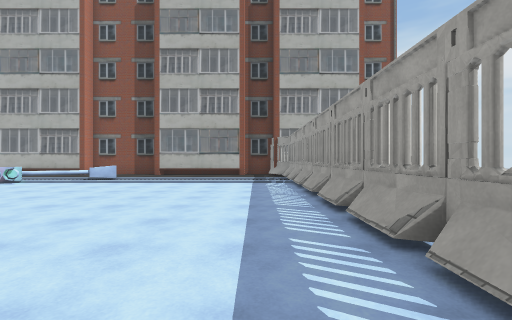
[1] (above)

18 first-person views from a walk through a scene from a Unity 3-D project. The camera is 1.4 m above the floor, looks level and sees 85° across. The floor is counted in squares, 2 m on a side. Each view is taken from the middle of a square. On the plan, view 1 faces up. The plan holds only what a view shows up to about 9 squares ahead; the rest is blank. The place goes on beyond the plan. The player is left out. Some surface patterns are stand-ins.

[2]
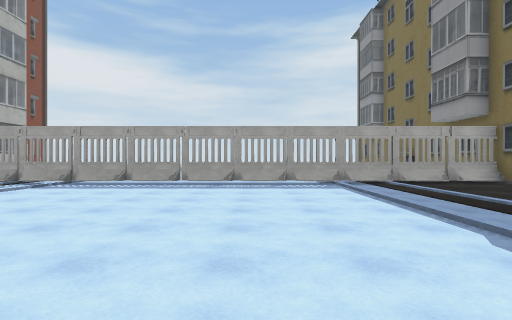

[3]
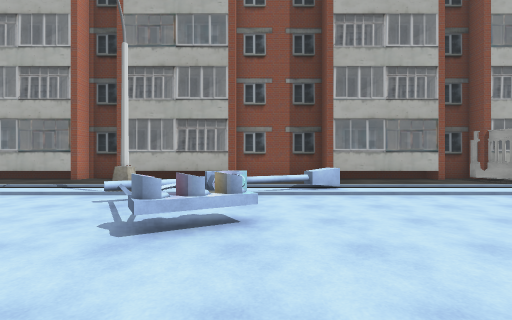

[4]
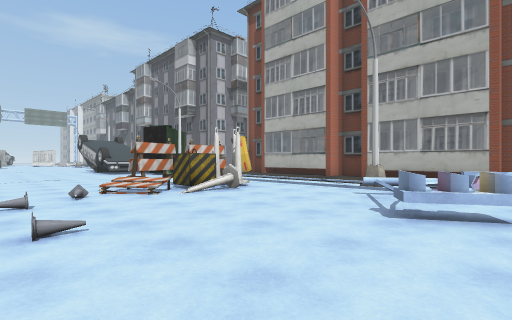

[5]
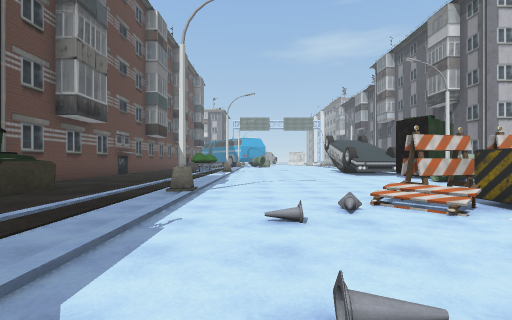

[6]
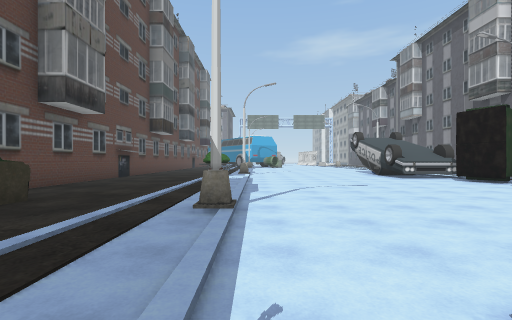

[7]
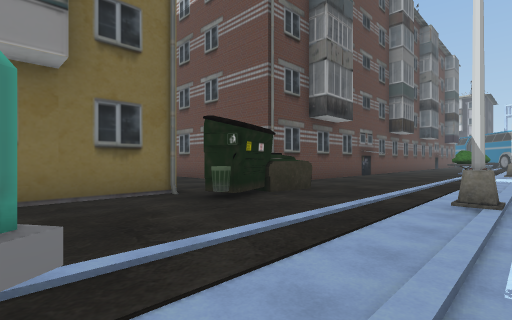

[8]
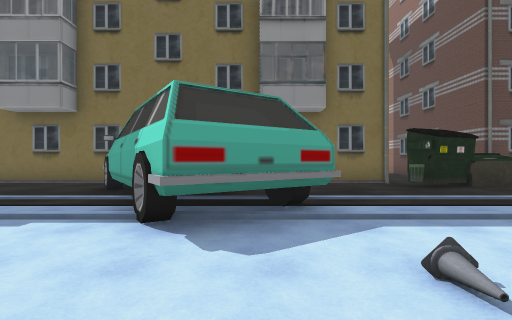

[9]
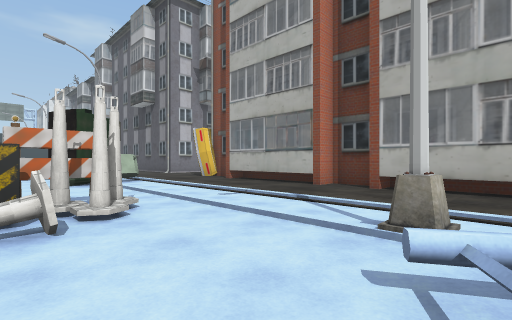

[10]
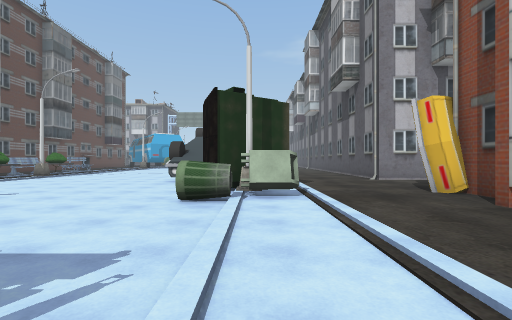

[11]
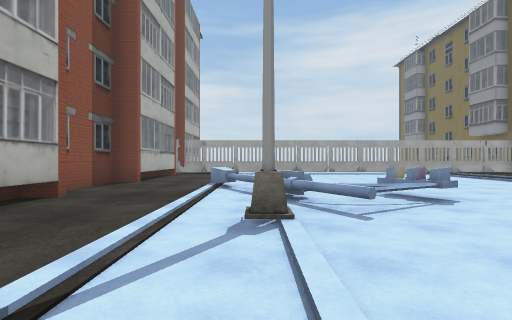

[12]
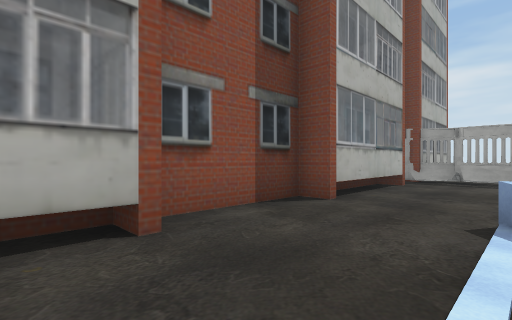

[13]
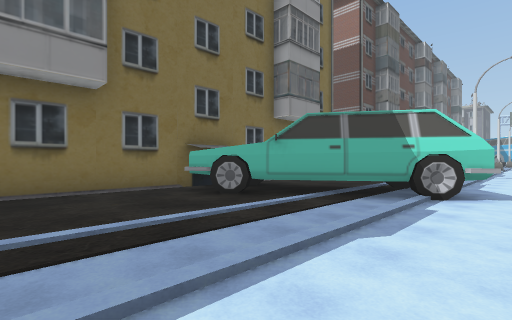

[14]
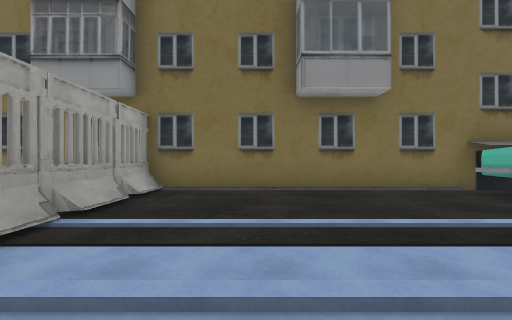

[15]
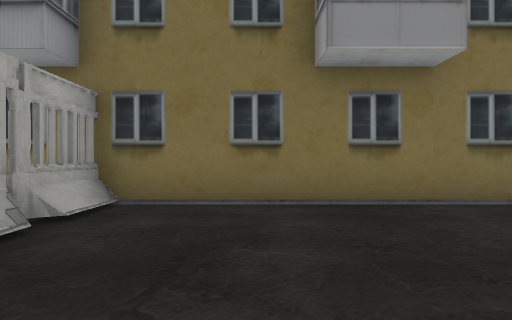

[16]
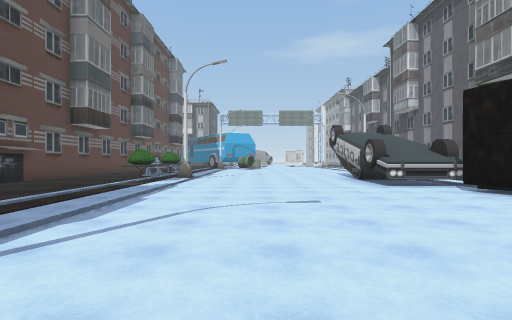

[17]
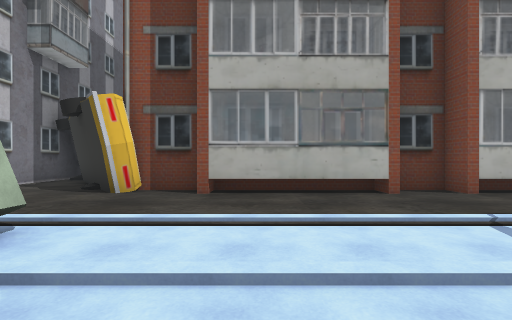

[18]
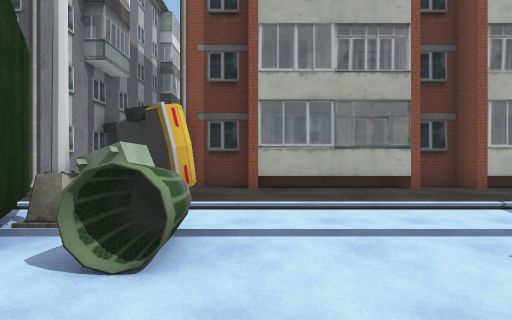

### Floor plan
Key: @ floor where view 1 was taken; # wall or solid block; . floor; / step, stairs or slope; = window, fence, low wall or low ledge; ^ raised ledge; B barrier; P pole; I bin; U dumpster; M mailbox; O other object.
Columns run from 23 left of view 1 to 4 right of it. Each row starts with its distance up from view 1.
 16 ###
 15 #.##
 14 #..####   ###  #####
 13 #...#.#####.####...####.#
 12  .......................B.
 11  .......................B.
 10   .OM////////////=^/////B.
  9    #PI///////P//=///////B.
  8  #OO#I........===.......B.
  7 ##^......BO...=.........B.
  6 #........BOO...==.......B.
  5 .........BB.............B.
  4 ........................B.
  3 ........................B.
  2 ........................B.
  1 ..............##........B.
  0 ........P....##^#......@B.
 -1  .............#^#.......B.
 -2 ...............^##......B.
 -3 ........UUI.... ##......B.
 -4 .......#U.#.....##......B.
 -5 ######## .####   ###########

Positions as (right, up) in squares from view 1, and headings:
1: (0, 0), facing up
2: (-7, 3), facing right
3: (-7, 3), facing up
4: (-7, 2), facing up-left
5: (-9, 2), facing left
6: (-11, 1), facing left
7: (-10, 1), facing down-left
8: (-9, 4), facing down
9: (-9, 6), facing up-left
10: (-13, 9), facing left
11: (-13, 9), facing right
12: (-9, 10), facing up-right
13: (-2, 2), facing down-left
14: (-1, 2), facing down
15: (-1, 0), facing down
16: (-14, 3), facing left
17: (-16, 7), facing up
18: (-17, 6), facing up
